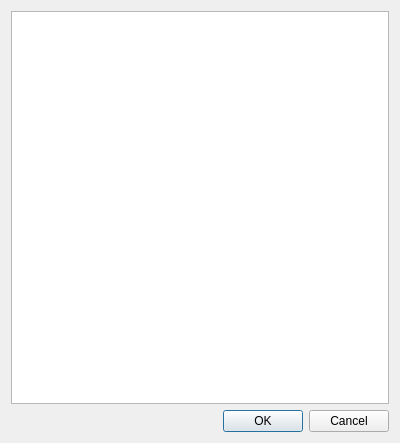
<?xml version="1.0" encoding="UTF-8"?>
<ui version="4.0">
 <class>DialogSelectColumn</class>
 <widget class="QDialog" name="DialogSelectColumn">
  <property name="geometry">
   <rect>
    <x>0</x>
    <y>0</y>
    <width>400</width>
    <height>443</height>
   </rect>
  </property>
  <property name="windowTitle">
   <string>Видимость колонок</string>
  </property>
  <layout class="QGridLayout" name="gridLayout">
   <item row="0" column="0">
    <widget class="QTableView" name="tableView"/>
   </item>
   <item row="1" column="0">
    <widget class="QDialogButtonBox" name="buttonBox">
     <property name="orientation">
      <enum>Qt::Horizontal</enum>
     </property>
     <property name="standardButtons">
      <set>QDialogButtonBox::Cancel|QDialogButtonBox::Ok</set>
     </property>
    </widget>
   </item>
  </layout>
 </widget>
 <resources/>
 <connections>
  <connection>
   <sender>buttonBox</sender>
   <signal>accepted()</signal>
   <receiver>DialogSelectColumn</receiver>
   <slot>accept()</slot>
   <hints>
    <hint type="sourcelabel">
     <x>248</x>
     <y>254</y>
    </hint>
    <hint type="destinationlabel">
     <x>157</x>
     <y>274</y>
    </hint>
   </hints>
  </connection>
  <connection>
   <sender>buttonBox</sender>
   <signal>rejected()</signal>
   <receiver>DialogSelectColumn</receiver>
   <slot>reject()</slot>
   <hints>
    <hint type="sourcelabel">
     <x>316</x>
     <y>260</y>
    </hint>
    <hint type="destinationlabel">
     <x>286</x>
     <y>274</y>
    </hint>
   </hints>
  </connection>
 </connections>
</ui>
